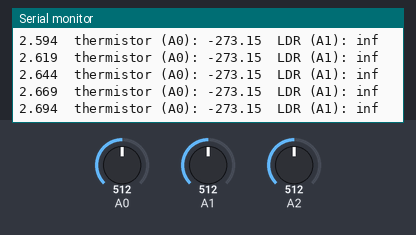
This sketch was run on a simulated Arduino Uno, built with avr-gcc and run on an emulated ATmega328P. On the bench: the last lines printed to the serial monitor. The inputs (shaded band) are chosen by the test bench; at power-on: A2 = 512, A0 = 512, A1 = 512.

Above: at 2.7 s.
2.8 s: A2 set to 699
At 3.9 s:
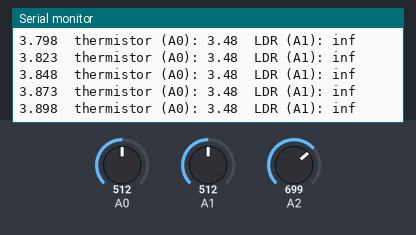
5.8 s: A2 set to 727
At 6.4 s:
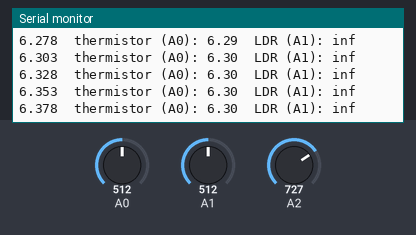
7.3 s: A0 set to 740
At 8.0 s:
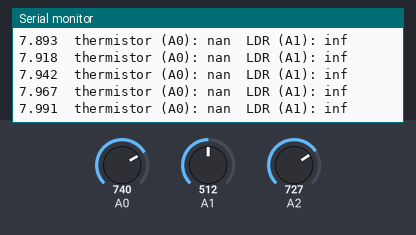
Timing chart, 0 to 10.3 s (numbered marks = the images above; inputs shaded):
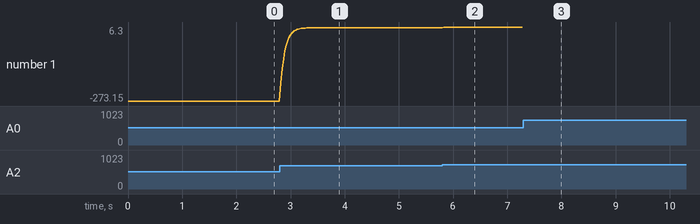

Measured:
- the behaviour switches between 727 and 728 on A0 (found by bisection; images 2 and 3)

The sketch:

Thermistor_LDR.ino
```cpp
#include <math.h>

#define COMM_RATE 115200
#define LOOP_DELAY_MS 23
#define SMOOTHING 0.75
#define V_REF 5.2
#define OHM_REF 10000
#define C_KELVIN_OFFSET 273.15

// https://www.skyeinstruments.com/wp-content/uploads/Steinhart-Hart-Eqn-for-10k-Thermistors.pdf
#define A  0.001125308852122
#define B  0.000234711863267
#define C  0.000000085663516

#define LDR_THRESHHOLD 10


float ldr, thermistor;

float read_ldr() {
  int sig = analogRead(A1);
  int ref = analogRead(A2);
  // float value = V_REF * float(sig) / float(ref); // voltage, VDC
  float value = OHM_REF / (float(ref) / float(sig) - 1);  // resistance, ohms
  return(value);
}

float read_thermistor() {
  // NTC 10K with 10k resistor in series
  int sig = analogRead(A0);
  int ref = analogRead(A2);
  // float value = V_REF * float(sig) / float(ref); // voltage, VDC
  float value = OHM_REF / (float(ref) / float(sig) - 1);  // resistance, ohms
  // use Steinhart-Hart approximation to get temperature
  value = log(value);
  value = 1/(A + B*value + C*value*value*value) - C_KELVIN_OFFSET;
  return(value);
}

float smoothing(float value, float reading) {
  value *= SMOOTHING;
  value += reading * (1-SMOOTHING);
  return(value);
}

void setup() {
  Serial.begin(COMM_RATE);
  ldr = read_ldr();
  thermistor = read_thermistor();
}

void loop() {
  ldr = smoothing(ldr, read_ldr());
  thermistor = smoothing(thermistor, read_thermistor());

  Serial.print(micros() * 1.0e-6, 3);
  Serial.print("  thermistor (A0): ");
  Serial.print(thermistor);
  Serial.print("  LDR (A1): ");
  Serial.println(ldr, 0);

  if (ldr >= LDR_THRESHHOLD)
    digitalWrite(LED_BUILTIN, HIGH);
  else
    digitalWrite(LED_BUILTIN, LOW);

  delay(LOOP_DELAY_MS);
}
```
